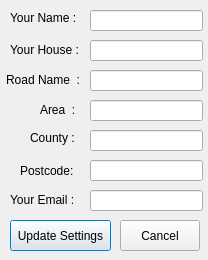
<?xml version="1.0" encoding="UTF-8"?>
<ui version="4.0">
 <class>Dialog</class>
 <widget class="QDialog" name="Dialog">
  <property name="geometry">
   <rect>
    <x>0</x>
    <y>0</y>
    <width>208</width>
    <height>260</height>
   </rect>
  </property>
  <property name="windowTitle">
   <string>Add User</string>
  </property>
  <widget class="QPushButton" name="settingSave_Button">
   <property name="geometry">
    <rect>
     <x>10</x>
     <y>220</y>
     <width>101</width>
     <height>31</height>
    </rect>
   </property>
   <property name="text">
    <string>Update Settings</string>
   </property>
  </widget>
  <widget class="QLineEdit" name="settingUserName_lineEdit">
   <property name="geometry">
    <rect>
     <x>90</x>
     <y>10</y>
     <width>113</width>
     <height>21</height>
    </rect>
   </property>
  </widget>
  <widget class="QLabel" name="label_24">
   <property name="geometry">
    <rect>
     <x>30</x>
     <y>130</y>
     <width>61</width>
     <height>16</height>
    </rect>
   </property>
   <property name="text">
    <string>County :</string>
   </property>
  </widget>
  <widget class="QLineEdit" name="settingUserEmail_lineEdit">
   <property name="geometry">
    <rect>
     <x>90</x>
     <y>190</y>
     <width>113</width>
     <height>21</height>
    </rect>
   </property>
  </widget>
  <widget class="QLineEdit" name="settingUserCounty_lineEdit">
   <property name="geometry">
    <rect>
     <x>90</x>
     <y>130</y>
     <width>113</width>
     <height>21</height>
    </rect>
   </property>
  </widget>
  <widget class="QLineEdit" name="settingUserArea_lineEdit">
   <property name="geometry">
    <rect>
     <x>90</x>
     <y>100</y>
     <width>113</width>
     <height>21</height>
    </rect>
   </property>
  </widget>
  <widget class="QLineEdit" name="settingUserRoad_lineEdit">
   <property name="geometry">
    <rect>
     <x>90</x>
     <y>70</y>
     <width>113</width>
     <height>21</height>
    </rect>
   </property>
  </widget>
  <widget class="QLabel" name="label_22">
   <property name="geometry">
    <rect>
     <x>6</x>
     <y>70</y>
     <width>81</width>
     <height>20</height>
    </rect>
   </property>
   <property name="text">
    <string>Road Name  :</string>
   </property>
  </widget>
  <widget class="QLabel" name="label_23">
   <property name="geometry">
    <rect>
     <x>40</x>
     <y>100</y>
     <width>51</width>
     <height>20</height>
    </rect>
   </property>
   <property name="text">
    <string>Area  :</string>
   </property>
  </widget>
  <widget class="QLineEdit" name="settingUserHouse_lineEdit">
   <property name="geometry">
    <rect>
     <x>90</x>
     <y>40</y>
     <width>113</width>
     <height>21</height>
    </rect>
   </property>
   <property name="text">
    <string/>
   </property>
  </widget>
  <widget class="QLabel" name="label_3">
   <property name="geometry">
    <rect>
     <x>10</x>
     <y>40</y>
     <width>81</width>
     <height>20</height>
    </rect>
   </property>
   <property name="text">
    <string>Your House :</string>
   </property>
  </widget>
  <widget class="QLineEdit" name="settingUserPostcode_lineEdit">
   <property name="geometry">
    <rect>
     <x>90</x>
     <y>160</y>
     <width>113</width>
     <height>21</height>
    </rect>
   </property>
  </widget>
  <widget class="QLabel" name="label">
   <property name="geometry">
    <rect>
     <x>10</x>
     <y>10</y>
     <width>81</width>
     <height>16</height>
    </rect>
   </property>
   <property name="text">
    <string>Your Name :</string>
   </property>
  </widget>
  <widget class="QLabel" name="label_20">
   <property name="geometry">
    <rect>
     <x>10</x>
     <y>190</y>
     <width>71</width>
     <height>20</height>
    </rect>
   </property>
   <property name="text">
    <string>Your Email :</string>
   </property>
  </widget>
  <widget class="QLabel" name="label_4">
   <property name="geometry">
    <rect>
     <x>20</x>
     <y>160</y>
     <width>61</width>
     <height>21</height>
    </rect>
   </property>
   <property name="text">
    <string>Postcode:</string>
   </property>
  </widget>
  <widget class="QPushButton" name="cancelButton">
   <property name="geometry">
    <rect>
     <x>120</x>
     <y>220</y>
     <width>80</width>
     <height>31</height>
    </rect>
   </property>
   <property name="text">
    <string>Cancel</string>
   </property>
  </widget>
 </widget>
 <resources/>
 <connections/>
</ui>
